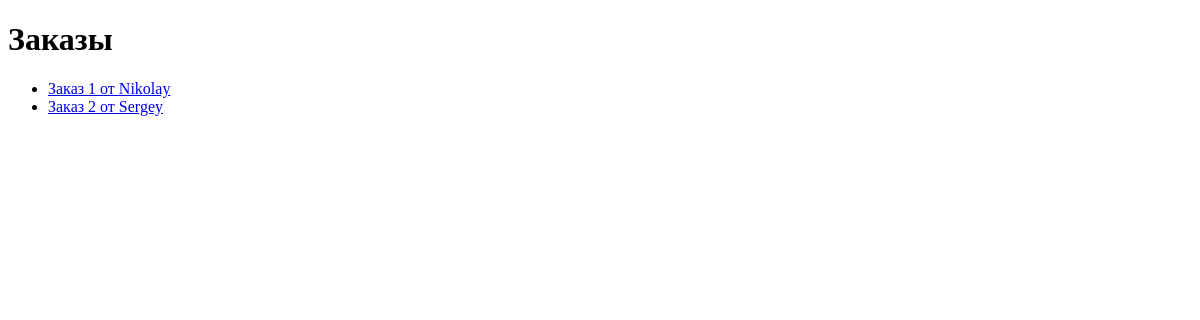
The page /myapp/orders/ on the database as committed earlier.
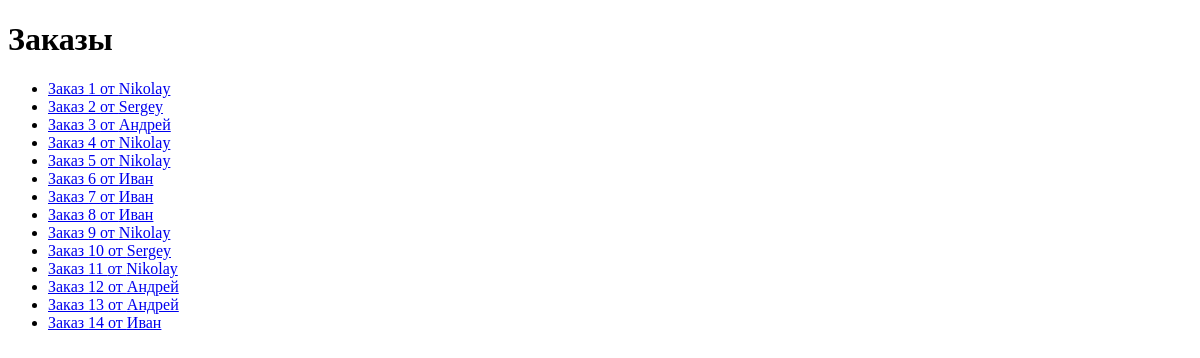
The same page on the database as committed later.
### myapp/models.py (models this page shows, shortened)
class Order(models.Model):
    client = models.ForeignKey(Client, on_delete=models.CASCADE, related_name='orders', verbose_name='Клиент')
    products = models.ManyToManyField(Product, related_name='orders', verbose_name='Товары')
    total_amount = models.DecimalField(max_digits=10, decimal_places=2, verbose_name='Общая сумма заказа')
    order_date = models.DateTimeField(default=timezone.now, verbose_name='Дата оформления заказа')

class Client(models.Model):
    name = models.CharField(max_length=255, verbose_name='Имя клиента')
    email = models.EmailField(unique=True, verbose_name='Электронная почта клиента')
    phone_number = models.CharField(max_length=20, verbose_name='Номер телефона клиента')
    address = models.TextField(verbose_name='Адрес клиента')
    registration_date = models.DateTimeField(default=timezone.now, verbose_name='Дата регистрации клиента')

### myapp/views.py (the view)
# urls.py: path('orders/', views.order_list, name='order_list'),
def order_list(request):
    orders = Order.objects.all()
    return render(request, 'myapp/order_list.html', {'orders': orders})

### myapp/templates/myapp/order_list.html (shortened to what this page needs)
<!DOCTYPE html>
<html>
<head>
</head>
<body>
    <h1>Заказы</h1>
    <ul>
        {% for order in orders %}
            <li><a href="{% url 'order_detail' order.id %}">Заказ {{ order.id }} от {{ order.client.name }}</a></li>
        {% endfor %}
    </ul>
</body>
</html>

Rows that differ between the two databases and show on the page:
added Order: id "3", client.name "Андрей"
added Order: id "4", client.name "Nikolay"
added Order: id "5", client.name "Nikolay"
added Order: id "6", client.name "Иван"
added Order: id "7", client.name "Иван"
added Order: id "8", client.name "Иван"
added Order: id "9", client.name "Nikolay"
added Order: id "10", client.name "Sergey"
added Order: id "11", client.name "Nikolay"
added Order: id "12", client.name "Андрей"
added Order: id "13", client.name "Андрей"
added Order: id "14", client.name "Иван"
